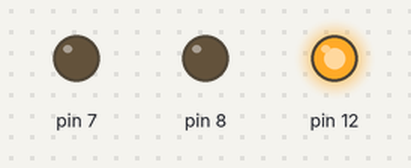
This sketch was run on a simulated Arduino Uno, built with avr-gcc and run on an emulated ATmega328P. On the bench: output pins drawn as LEDs (lit = HIGH).

Above: at 2.5 s.
At 9.0 s:
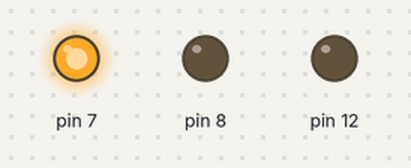
At 14.0 s:
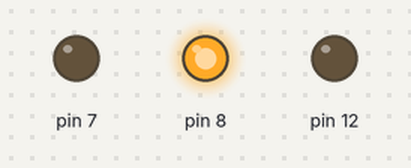
Timing chart, 0 to 19.5 s (numbered marks = the images above):
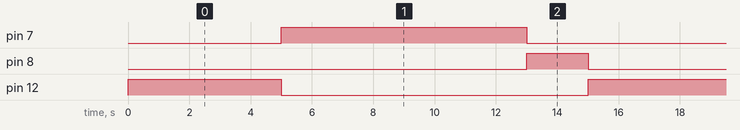

Measured:
- by itself, pin 7: alternates HIGH for 8.0 s and LOW for 7.0 s
- by itself, pin 8: alternates HIGH for 2.0 s and LOW for 13.0 s
- by itself, pin 12: alternates HIGH for 5.0 s and LOW for 10.0 s

The sketch:

SEMAFORO.ino
```cpp
void setup() {
  // put your setup code here, to run once:
  Serial.begin(9600);
  pinMode(12,OUTPUT);
  pinMode(8,OUTPUT);
  pinMode(7,OUTPUT);

}

void loop() {
  // put your main code here, to run repeatedly:
  digitalWrite(12,HIGH);
  delay(5000);
  digitalWrite(12,LOW);
  digitalWrite(7,HIGH);
  delay(8000);
  digitalWrite(7,LOW);
  digitalWrite(8,HIGH);
  delay(2000);
  digitalWrite(8,LOW);

}
```
